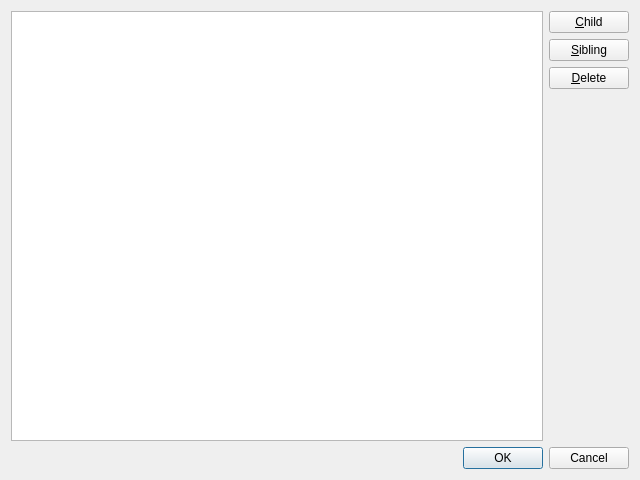
<?xml version="1.0" encoding="UTF-8"?>
<ui version="4.0">
 <class>DlgCatEdit</class>
 <widget class="QDialog" name="DlgCatEdit">
  <property name="geometry">
   <rect>
    <x>0</x>
    <y>0</y>
    <width>640</width>
    <height>480</height>
   </rect>
  </property>
  <property name="windowTitle">
   <string>Dialog</string>
  </property>
  <layout class="QGridLayout" name="gridLayout">
   <item row="0" column="0" rowspan="4">
    <widget class="QTreeView" name="treeView"/>
   </item>
   <item row="0" column="1">
    <widget class="QPushButton" name="btnChild">
     <property name="text">
      <string>&amp;Child</string>
     </property>
    </widget>
   </item>
   <item row="1" column="1">
    <widget class="QPushButton" name="btnSibling">
     <property name="text">
      <string>&amp;Sibling</string>
     </property>
    </widget>
   </item>
   <item row="2" column="1">
    <widget class="QPushButton" name="btnDelete">
     <property name="text">
      <string>&amp;Delete</string>
     </property>
    </widget>
   </item>
   <item row="3" column="1">
    <spacer name="verticalSpacer">
     <property name="orientation">
      <enum>Qt::Vertical</enum>
     </property>
     <property name="sizeHint" stdset="0">
      <size>
       <width>20</width>
       <height>297</height>
      </size>
     </property>
    </spacer>
   </item>
   <item row="4" column="0" colspan="2">
    <widget class="QDialogButtonBox" name="buttonBox">
     <property name="orientation">
      <enum>Qt::Horizontal</enum>
     </property>
     <property name="standardButtons">
      <set>QDialogButtonBox::Cancel|QDialogButtonBox::Ok</set>
     </property>
    </widget>
   </item>
  </layout>
 </widget>
 <resources/>
 <connections>
  <connection>
   <sender>buttonBox</sender>
   <signal>accepted()</signal>
   <receiver>DlgCatEdit</receiver>
   <slot>accept()</slot>
   <hints>
    <hint type="sourcelabel">
     <x>248</x>
     <y>254</y>
    </hint>
    <hint type="destinationlabel">
     <x>157</x>
     <y>274</y>
    </hint>
   </hints>
  </connection>
  <connection>
   <sender>buttonBox</sender>
   <signal>rejected()</signal>
   <receiver>DlgCatEdit</receiver>
   <slot>reject()</slot>
   <hints>
    <hint type="sourcelabel">
     <x>316</x>
     <y>260</y>
    </hint>
    <hint type="destinationlabel">
     <x>286</x>
     <y>274</y>
    </hint>
   </hints>
  </connection>
  <connection>
   <sender>btnChild</sender>
   <signal>clicked()</signal>
   <receiver>DlgCatEdit</receiver>
   <slot>slot_AddChild()</slot>
   <hints>
    <hint type="sourcelabel">
     <x>593</x>
     <y>24</y>
    </hint>
    <hint type="destinationlabel">
     <x>319</x>
     <y>239</y>
    </hint>
   </hints>
  </connection>
  <connection>
   <sender>btnSibling</sender>
   <signal>clicked()</signal>
   <receiver>DlgCatEdit</receiver>
   <slot>slot_AddSibling()</slot>
   <hints>
    <hint type="sourcelabel">
     <x>593</x>
     <y>64</y>
    </hint>
    <hint type="destinationlabel">
     <x>319</x>
     <y>239</y>
    </hint>
   </hints>
  </connection>
  <connection>
   <sender>btnDelete</sender>
   <signal>clicked()</signal>
   <receiver>DlgCatEdit</receiver>
   <slot>slot_Delete()</slot>
   <hints>
    <hint type="sourcelabel">
     <x>593</x>
     <y>104</y>
    </hint>
    <hint type="destinationlabel">
     <x>319</x>
     <y>239</y>
    </hint>
   </hints>
  </connection>
 </connections>
</ui>
